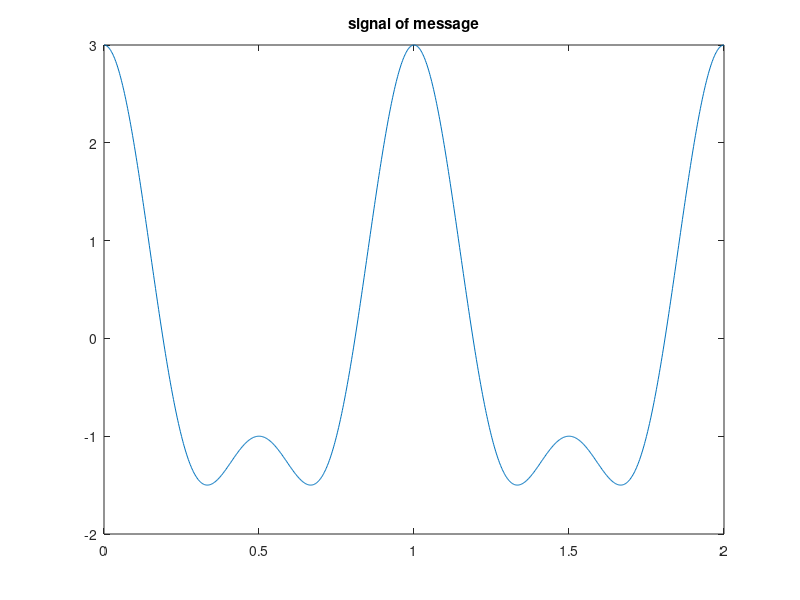
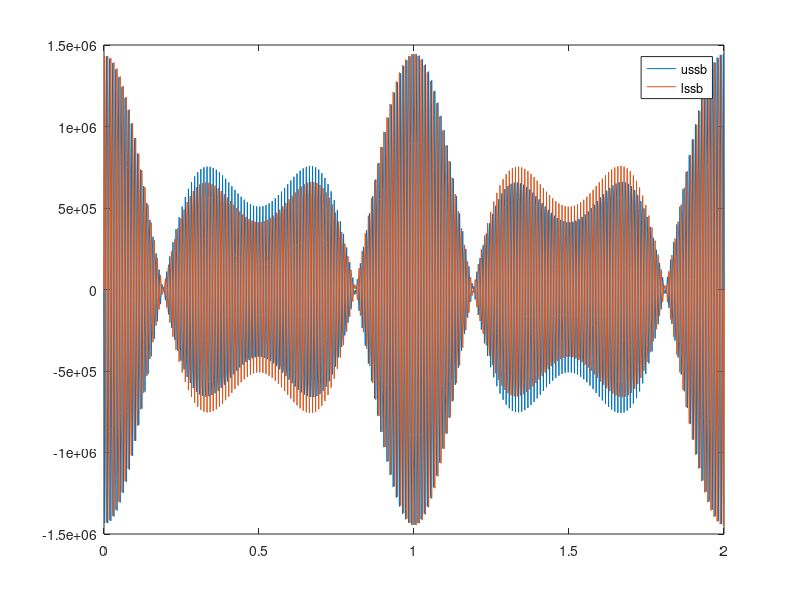
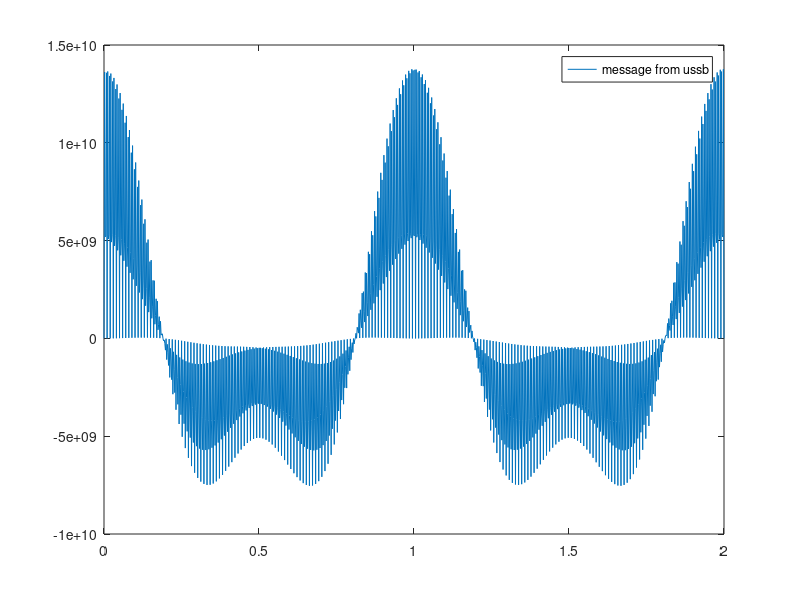
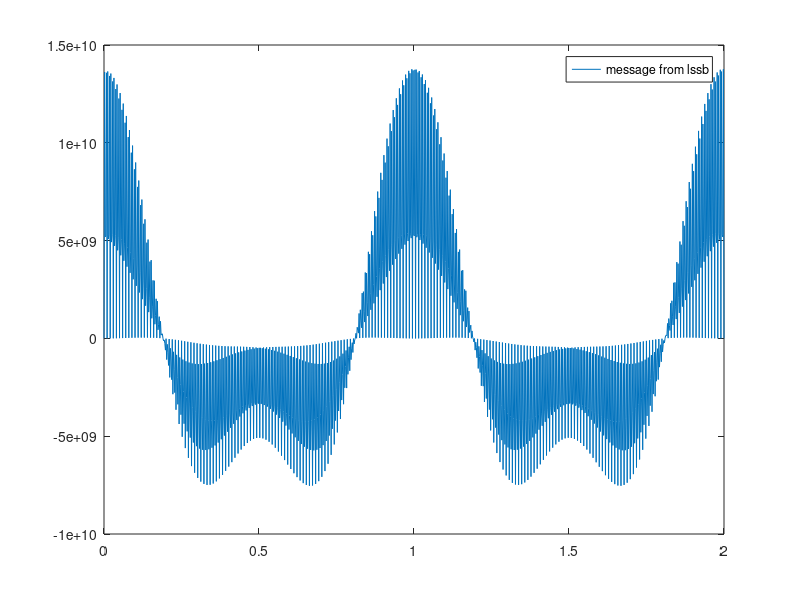

Reproduce these figures in MATLAB, in order. (Note: this script raises an error after producing the figures.)
%%sol Q3

clear
clc
%frequency of message
fm=1;
%frequency of carrier
fc=100;
%frequency of sampling
fs=500;
%L=length which is 2 seconds
L=2;
%gain assumed 10 
Ac=10;

t=linspace(0,L,L*fs);

m=2*cos(2*pi*fm*t)+cos(4*pi*fm*t);
figure
plot(t,m);
title('signal of message');

hilbert=(1./t)/pi;
%a big number instead of inf 
hilbert(1)=50*L*fs;
mhat=conv(m,hilbert);
mhat=mhat(1:L*fs);
su=Ac*(m.*cos(2*pi*fc*t)-mhat.*sin(2*pi*fc*t));
sl=Ac*(m.*cos(2*pi*fc*t)+mhat.*sin(2*pi*fc*t));

figure
plot(t,su);
hold on
plot(t,sl)
legend('ussb','lssb');

%Using the formula in HW5 Question 4
slhat=conv(sl,hilbert);
slhat=slhat(1:fs*L);
suhat=conv(su,hilbert);
suhat=suhat(1:fs*L);

mr1=-(2/Ac)*(su.*cos(2*pi*fc*t) + suhat.*sin(2*pi*fc*t));
mr2=(2/Ac)*(sl.*cos(2*pi*fc*t) + slhat.*sin(2*pi*fc*t));

figure
plot(t,mr1);
legend('message from ussb');
figure
plot(t,mr2)
legend('message from lssb');

%frequency domain
figure
pwelch(mr1, [],[],[],fs ,'centered');
figure
pwelch(mr2, [],[],[],fs ,'centered');

%now we use LPF to see what happens to received message
mn=conv(mr1,exp(-60*t));
mn=mn(1:fs*L);
figure
plot(t,0.5*mn/10^10)
legend('message from LFP');